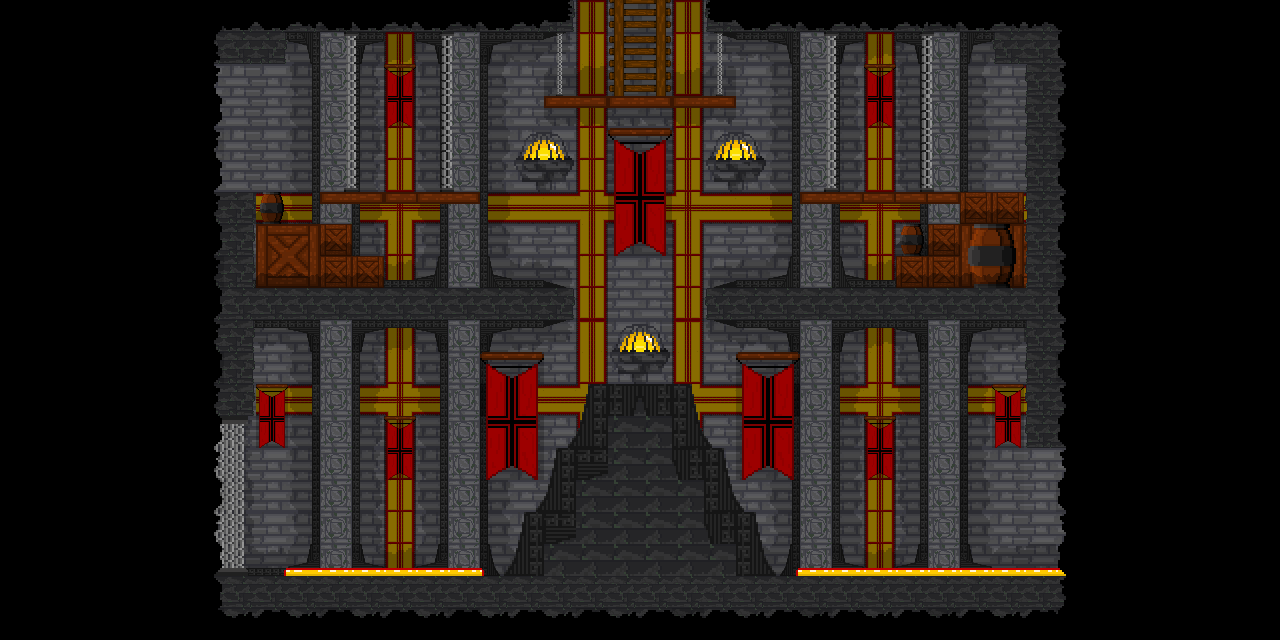

Tiled map render using the project's own tile images. Description and the map definition, with tile-layer contents summarised, below:
An orthogonal 40x20 tile map with 32x32 px tiles, 10 tile layers (Castle BG, Darkener BG, Castle BG 2.0, Royal Darkener, ...), 4 tilesets and 7 objects.

<map version="1.2" tiledversion="1.3.5" orientation="orthogonal" renderorder="left-up" width="40" height="20" tilewidth="32" tileheight="32" infinite="0" nextlayerid="13" nextobjectid="9">
 <tileset firstgid="1" name="1stSet" tilewidth="32" tileheight="32" tilecount="182" columns="13">
  <image source="Main Castle Normal.png" width="416" height="448" />
 </tileset>
 <tileset firstgid="183" name="2ndSet" tilewidth="32" tileheight="32" tilecount="728" columns="26">
  <image source="Main Castle x2.png" width="832" height="896" />
 </tileset>
 <tileset firstgid="911" name="3rdSet" tilewidth="32" tileheight="32" tilecount="48" columns="6">
  <image source="64x64 normal.png" width="192" height="256" />
 </tileset>
 <tileset firstgid="959" name="4thSet" tilewidth="32" tileheight="32" tilecount="192" columns="12">
  <image source="64x64 x2.png" width="384" height="512" />
 </tileset>
 <layer id="4" name="Castle BG" width="40" height="20">
  <data>[800 cells, 540 non-empty, 4 distinct tile ids]</data>
 </layer>
 <layer id="7" name="Darkener BG" width="40" height="20" opacity="0.05">
  <data>[800 cells, 556 non-empty, 1 distinct tile ids]</data>
 </layer>
 <layer id="5" name="Castle BG 2.0" width="40" height="20">
  <data>[800 cells, 163 non-empty, 18 distinct tile ids]</data>
 </layer>
 <layer id="6" name="Royal Darkener" width="40" height="20" opacity="0.47">
  <data>[800 cells, 117 non-empty, 2 distinct tile ids]</data>
 </layer>
 <layer id="11" name="2nd Depth" width="40" height="20" opacity="0.23">
  <data>[800 cells, 243 non-empty, 29 distinct tile ids]</data>
 </layer>
 <layer id="3" name="Base 2.0" width="40" height="20">
  <data>[800 cells, 255 non-empty, 36 distinct tile ids]</data>
 </layer>
 <layer id="2" name="Base" width="40" height="20">
  <data>[800 cells, 319 non-empty, 63 distinct tile ids]</data>
 </layer>
 <layer id="10" name="1st Depth" width="40" height="20" opacity="0.36">
  <data>[800 cells, 14 non-empty, 1 distinct tile ids]</data>
 </layer>
 <layer id="8" name="Dark Spots" width="40" height="20">
  <data>[800 cells, 332 non-empty, 27 distinct tile ids]</data>
 </layer>
 <layer id="1" name="Tile Layer 1" width="40" height="20" opacity="0.15">
  <data>[800 cells, 24 non-empty, 1 distinct tile ids]</data>
 </layer>
 <objectgroup id="12" name="Object Layer 1">
  <object id="2" x="192" y="640">
   <properties>
    <property name="bodyType" value="static" />
    <property name="friction" type="float" value="10" />
    <property name="objType" value="ground" />
   </properties>
   <polygon points="0,0 896,0 896,-640 512,-640 512,-608 800,-608 800,-576 832,-576 832,-448 768,-448 768,-416 736,-416 704,-416 704,-352 512,-352 512,-320 832,-320 832,-192 864,-192 887.333,-192 887.167,-71.8333 606.5,-71 584.125,-63.625 563.091,-127.818 552.727,-128 531.455,-192 521.091,-192.182 500,-255.818 416,-256 396,-255.818 374.727,-193.091 364,-191.818 343.25,-128.25 332,-128 312.705,-71.5227 85,-71.6667 52.25,-71.75 52.25,-215.75 61.5,-225.25 64,-320 384,-320 384,-352 192,-352 192,-384 160,-384 160,-416 96,-416 96,-448 0,-448 0,-576 96,-576 96,-608 384,-608 384,-640 -32,-640 -32,0" />
  </object>
  <object id="3" x="319.75" y="193" width="159.25" height="10.25">
   <properties>
    <property name="bodyType" value="static" />
    <property name="friction" type="float" value="10" />
    <property name="objType" value="ground" />
   </properties>
  </object>
  <object id="4" x="544.667" y="95.6667" width="191.333" height="10.6667">
   <properties>
    <property name="bodyType" value="static" />
    <property name="friction" type="float" value="10" />
    <property name="objType" value="ground" />
   </properties>
  </object>
  <object id="5" x="799.636" y="192.182" width="160" height="10.9091">
   <properties>
    <property name="bodyType" value="static" />
    <property name="friction" type="float" value="10" />
    <property name="objType" value="ground" />
   </properties>
  </object>
  <object id="6" x="1055.33" y="409.334" width="78.667" height="189.333">
   <properties>
    <property name="bodyType" value="static" />
    <property name="isSensor" value="true" />
    <property name="myName" value="rightExit" />
   </properties>
  </object>
  <object id="7" x="155.333" y="32.0002" width="78.667" height="189.333">
   <properties>
    <property name="bodyType" value="static" />
    <property name="isSensor" value="true" />
    <property name="myName" value="leftExit" />
   </properties>
  </object>
  <object id="8" x="733.575" y="-12.492" width="28.6393" height="189.333" rotation="-270.415">
   <properties>
    <property name="bodyType" value="static" />
    <property name="isSensor" value="true" />
    <property name="myName" value="topExit" />
   </properties>
  </object>
 </objectgroup>
</map>